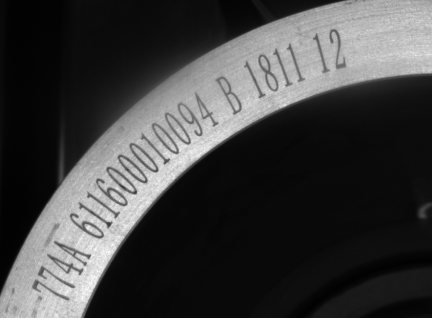
#> input picture src/ch3/blurImg.png, 432 x 318 px
$ python '方框双线性等滤波示意图.py'   (older library calls are emulated)
#> lines starting #> are read from the running program, lines starting #| are printed output that depends on the picture
import cv2
import matplotlib.pyplot as plt
import numpy as np

plt.rcParams['font.sans-serif'] = ['SimHei']  # 显示中文标签

def blursImg(imgInfoList):
    plt.figure()
    i=0
    for imginfo in imgInfoList:
        blurName,imgData,dealTime=imginfo
        i=i+1
        plt.subplot(2,3,i)
        plt.imshow(imgData)
        # plt.xticks([])
        # plt.yticks([])
        plt.xlabel('x轴')
        plt.ylabel('y轴',fontsize=20)
        tempyime="%0.3f" % dealTime
        plt.title("{0}({1}ms)".format(blurName,str(tempyime)), fontsize=10)
    plt.show()

import datetime
#添加处理时间信息
def dealTime(fun,**kwargs):
    start=datetime.datetime.now()
    imgData=fun(**kwargs)
    end=datetime.datetime.now()
    totalMs=(end-start).total_seconds()
    ret=[imgData,totalMs*1000]
    return ret

def dealCornerBlur(imgSource,cornerImg):
    dst = cv2.dilate(cornerImg, None)  # 图像膨胀
    # Threshold for an optimal value, it may vary depending on the image.
    # print(dst)
    # img[dst>0.00000001*dst.max()]=[0,0,255] #可以试试这个参数，角点被标记的多余了一些
    imgSource[dst > 0.01 * dst.max()] = [255, 0, 0]  # 角点位置用红色标记
    return imgSource


#进行五种图片的处理
sourceImg=cv2.imread('blurImg.png',cv2.IMREAD_ANYCOLOR)
#> sourceImg is the input picture: shape (318, 432, 3); min 1, max 252, mean 63.2
sourceImgInfo=[sourceImg,0.0]
#均值滤波
meanBlur=dealTime(cv2.blur,src=sourceImg,ksize=(5,5))
#> meanBlur = 2 items
#高斯滤波
gaussBlur=dealTime(cv2.GaussianBlur,src=sourceImg,ksize=(7,7),sigmaX=0)
#> gaussBlur = 2 items
#双线性
doubleLineBlur=dealTime(cv2.bilateralFilter,src=sourceImg, d=20, sigmaColor=50, sigmaSpace=15)
#> doubleLineBlur = 2 items
#Sobel
sobelBlur=dealTime(cv2.Sobel,src=sourceImg,ddepth=cv2.CV_16S,dx=1,dy=1)
#> sobelBlur = 2 items
#角点
cornerBlur=dealTime(cv2.cornerHarris,src=cv2.cvtColor(src=sourceImg,code=cv2.COLOR_BGR2GRAY),blockSize=2,ksize=3,k=0.04)
#> cornerBlur = 2 items
cornerBlur[0]=dealCornerBlur(sourceImg.copy(),cornerBlur[0])
#> in dealCornerBlur, `dst = cv2.dilate(cornerImg, None)`:
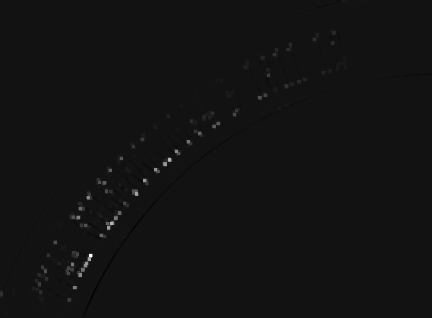
#> dst: shape (318, 432) float32; min -0.000283, max 0.00362, mean 8.61e-06; drawn with min black and max white
#> in dealCornerBlur, `dst = cv2.dilate(cornerImg, None)`:
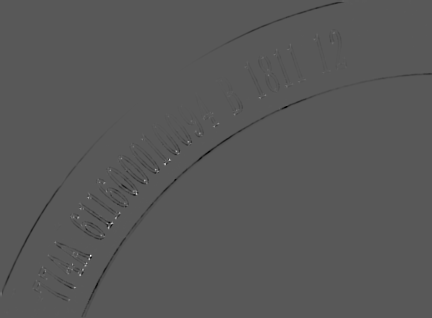
#> cornerImg: shape (318, 432) float32; min -0.00194, max 0.00362, mean -1.09e-05; drawn with min black and max white
#> in dealCornerBlur, `imgSource[dst > 0.01 * dst.max()] = [255, 0, 0]`:
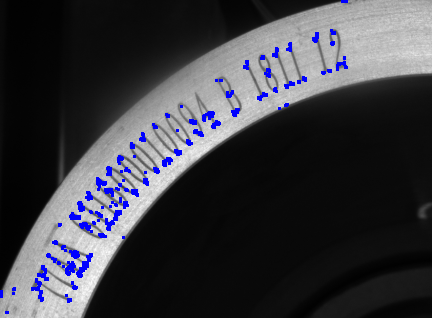
#> imgSource: shape (318, 432, 3); mean of channels 0, 1, 2 65.5, 59.5, 59.5; drawn as B, G, R

nameList=['原图','均值滤波','高斯滤波','双边滤波','Sobel滤波','角点滤波']
imgInfoList=[sourceImgInfo,meanBlur,gaussBlur,doubleLineBlur,sobelBlur,cornerBlur]
fullImgInfoList=[]
#将信息添加到数组里面
for i in range(len(nameList)):
    imgData,time=imgInfoList[i]
    name=nameList[i]
    imgFullInfo=[name,imgData,time]
    fullImgInfoList.append(imgFullInfo)
#> this loop made 6 passes
#> time on passes 1 to 6: 0, 0.655, 0.887, 68.67, 0.872, 3.44
#> pass 2, `imgData,time=imgInfoList[i]`:
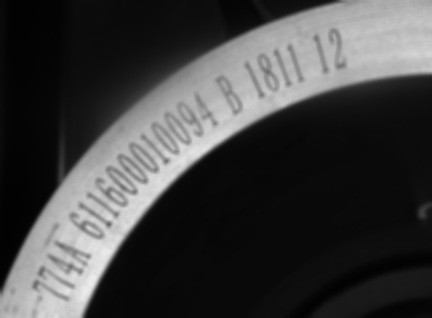
#> imgData: shape (318, 432, 3); min 2, max 236, mean 63.2
#> after the loop, fullImgInfoList = 6 items
#运行显示图片
blursImg(fullImgInfoList)
#> the loop in blursImg, `for imginfo in imgInfoList:` made 6 passes
#> (blurName, dealTime, tempyime) on passes 1 to 6: ('原图', 0, '0.000'), ('均值滤波', 0.655, '0.655'), ('高斯滤波', 0.887, '0.887'), ('双边滤波', 68.67, '68.669'), ('Sobel滤波', 0.872, '0.872'), ('角点滤波', 3.44, '3.435')
#> after the loop in blursImg, `for imginfo in imgInfoList:`: i = 6
#> in blursImg, `plt.show()`:
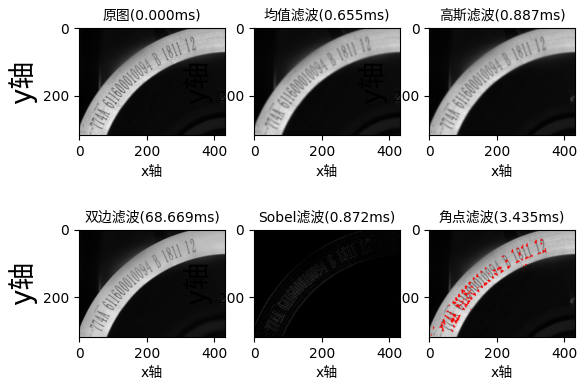
#> figure drawn by matplotlib, 6 panels
